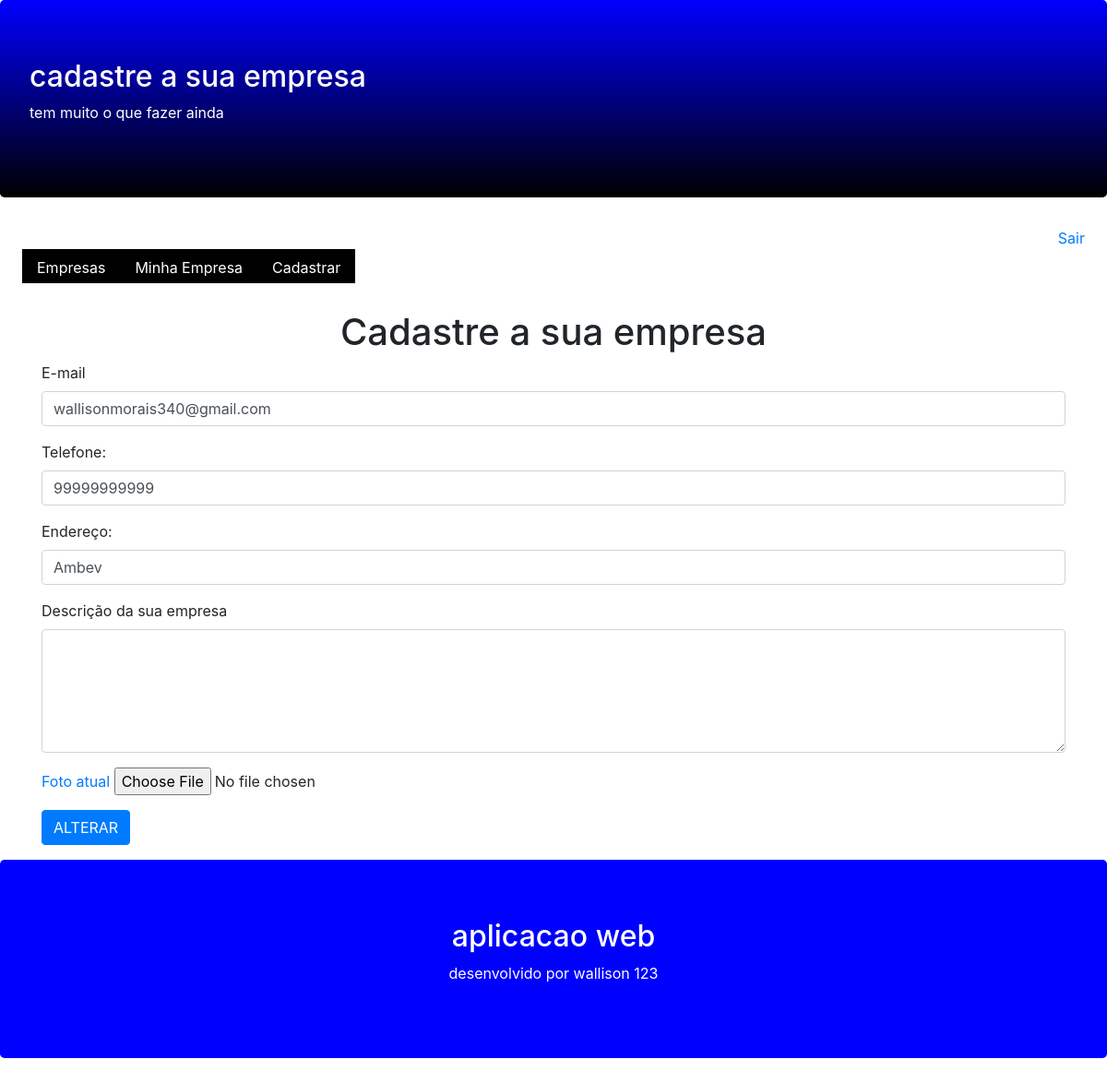
Page /empresa/register/?id=1 (signed in) on the earlier database version.
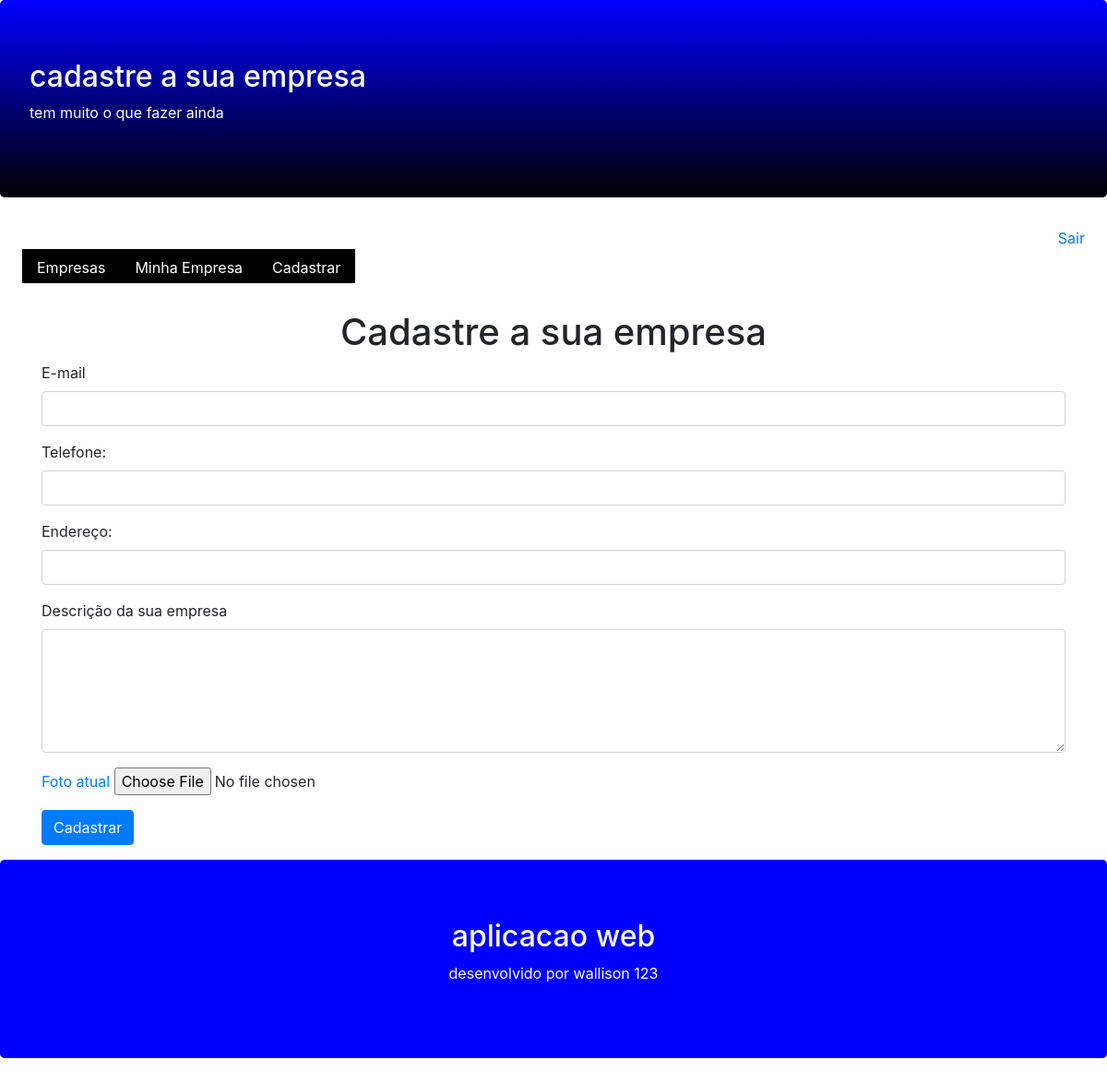
Same page on the later database version.
### projeto_web/models.py (models this page shows, shortened)
class Empresa (models.Model):
    cidade = models.CharField(max_length=100)
    descrisao = models.TextField()
    telefone = models.CharField( max_length=11)
    email = models.EmailField()
    data = models.DateTimeField(auto_now_add=True)
    foto = models.ImageField(upload_to='empresa')
    ativo = models.BooleanField(default=True)
    cnpj = models.CharField(max_length=14)
    user = models.ForeignKey(User, on_delete=models.CASCADE)
    class Meta:
        db_table ="empresa"

### projeto_web/views.py (the view)
# urls.py: path('empresa/register/',views.register_empresa),
@login_required(login_url='/login/')
def register_empresa(request):
    empresa_id = request.GET.get("id")
    if empresa_id:
        empresa = Empresa.objects.get(id=empresa_id)
        if empresa.user == request.user:
            return render(request,"register-empresa.html",{"empresa":empresa})
    return render(request,"register-empresa.html")
    return render(request,'register-empresa.html')

### projeto_web/templates/register-empresa.html (shortened to what this page needs)
{% extends "model-page.html"%}
{% block content %}
    <h1 class="text-center">Cadastre a sua empresa</h1>
    <form enctype="multipart/form-data"action="submit", method="POST">{% csrf_token %}
       <div class="container">
           <div class="form-group">
               <label for="email">E-mail</label>
               <input class="form-control" name="email"type="text"value="{{empresa.email}}">
           </div>
           <div class="form-group">
               <label for="telefone">Telefone:</label>
               <input class="form-control" name="telefone"type="text" value="{{empresa.telefone}}">
          </div>
          <div class="form-group">
              <label for="cidade">Endereço:</label>
              <input class="form-control" name="cidade"type="text" value="{{empresa.cidade}}">
          </div>
          <div class="form-group">
              <label for="descrisao">Descrição da sua empresa</label>
              <textarea class="form-control" rows="5" name= "descrisao"{{empresa.descrisao}}></textarea>
          </div>
          <div class="form-group">
              <a href="/media/{{empresa.foto}}" target="_blank">Foto atual</a>
              <input type="file" class"form-control-foto-file" name="file" accept="image/*">
          </div>
          <button type="submit" class="btn btn-primary">
            {%if empresa %}
                ALTERAR
            {%else%}
                Cadastrar
            {%endif%}
        </button>
    </div>
</form>
{% endblock %}

Differences in the rows shown:
no longer on this page (row edited): Empresa: telefone "99999999999", cidade "Ambev"
Other differences:
form field email: "wallisonmorais340@gmail.com" → (not shown)
text no longer shown: "ALTERAR"
text now shown: "Cadastrar"
